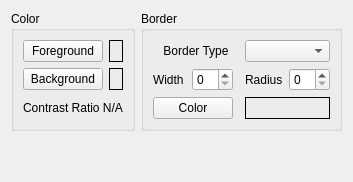
              <widget class="QWidget" name="tab_13">
               <attribute name="title">
                <string>Pressed</string>
               </attribute>
               <layout class="QGridLayout" name="gridLayout_18">
                <item row="0" column="0">
                 <widget class="QGroupBox" name="groupBox_7">
                  <property name="title">
                   <string>Color</string>
                  </property>
                  <layout class="QGridLayout" name="gridLayout_10">
                   <item row="1" column="0">
                    <widget class="QPushButton" name="pb_p_bgc_pb">
                     <property name="text">
                      <string>Background</string>
                     </property>
                    </widget>
                   </item>
                   <item row="1" column="1">
                    <widget class="QLabel" name="pb_p_bgc_lb">
                     <property name="frameShape">
                      <enum>QFrame::Box</enum>
                     </property>
                     <property name="text">
                      <string/>
                     </property>
                    </widget>
                   </item>
                   <item row="2" column="0" colspan="2">
                    <widget class="QLabel" name="pb_p_ctl_lb">
                     <property name="text">
                      <string>Contrast Ratio N/A</string>
                     </property>
                     <property name="alignment">
                      <set>Qt::AlignCenter</set>
                     </property>
                    </widget>
                   </item>
                   <item row="0" column="0">
                    <widget class="QPushButton" name="pb_p_fgc_pb">
                     <property name="text">
                      <string>Foreground</string>
                     </property>
                    </widget>
                   </item>
                   <item row="0" column="1">
                    <widget class="QLabel" name="pb_p_fgc_lb">
                     <property name="frameShape">
                      <enum>QFrame::Box</enum>
                     </property>
                     <property name="text">
                      <string/>
                     </property>
                    </widget>
                   </item>
                  </layout>
                 </widget>
                </item>
                <item row="0" column="2">
                 <widget class="QGroupBox" name="groupBox_8">
                  <property name="title">
                   <string>Border</string>
                  </property>
                  <layout class="QGridLayout" name="gridLayout_11">
                   <item row="0" column="3" colspan="2">
                    <widget class="QComboBox" name="pb_p_bdt_cb"/>
                   </item>
                   <item row="1" column="0">
                    <widget class="QLabel" name="label_7">
                     <property name="text">
                      <string>Width</string>
                     </property>
                    </widget>
                   </item>
                   <item row="1" column="3">
                    <widget class="QLabel" name="label_8">
                     <property name="text">
                      <string>Radius</string>
                     </property>
                    </widget>
                   </item>
                   <item row="1" column="4">
                    <widget class="QSpinBox" name="pb_p_bdr_sb"/>
                   </item>
                   <item row="2" column="0" colspan="2">
                    <widget class="QPushButton" name="pb_p_bdc_pb">
                     <property name="text">
                      <string>Color</string>
                     </property>
                    </widget>
                   </item>
                   <item row="0" column="0" colspan="3">
                    <widget class="QLabel" name="label_9">
                     <property name="text">
                      <string>Border Type</string>
                     </property>
                     <property name="alignment">
                      <set>Qt::AlignCenter</set>
                     </property>
                    </widget>
                   </item>
                   <item row="1" column="1">
                    <widget class="QSpinBox" name="pb_p_bdw_sb"/>
                   </item>
                   <item row="2" column="3" colspan="2">
                    <widget class="QLabel" name="pb_p_bdc_lb">
                     <property name="frameShape">
                      <enum>QFrame::Box</enum>
                     </property>
                     <property name="text">
                      <string/>
                     </property>
                    </widget>
                   </item>
                  </layout>
                 </widget>
                </item>
                <item row="1" column="0">
                 <spacer name="verticalSpacer_2">
                  <property name="orientation">
                   <enum>Qt::Vertical</enum>
                  </property>
                  <property name="sizeHint" stdset="0">
                   <size>
                    <width>20</width>
                    <height>40</height>
                   </size>
                  </property>
                 </spacer>
                </item>
               </layout>
              </widget>
